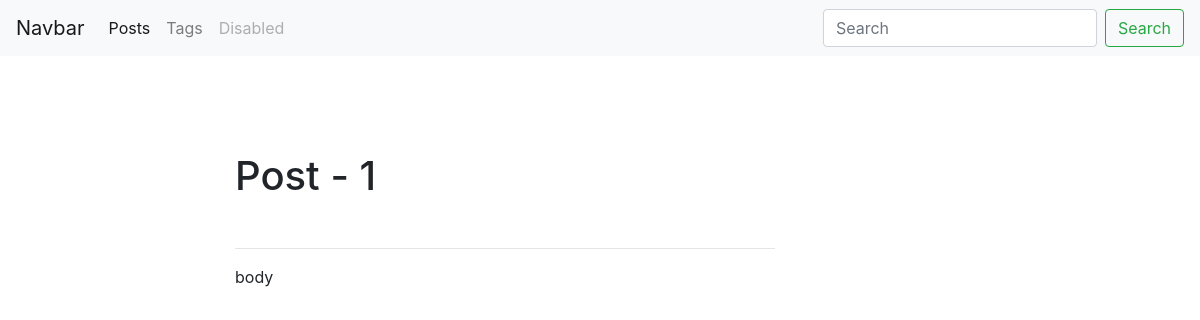
Before: /blog/post/post-1/ with the older database file.
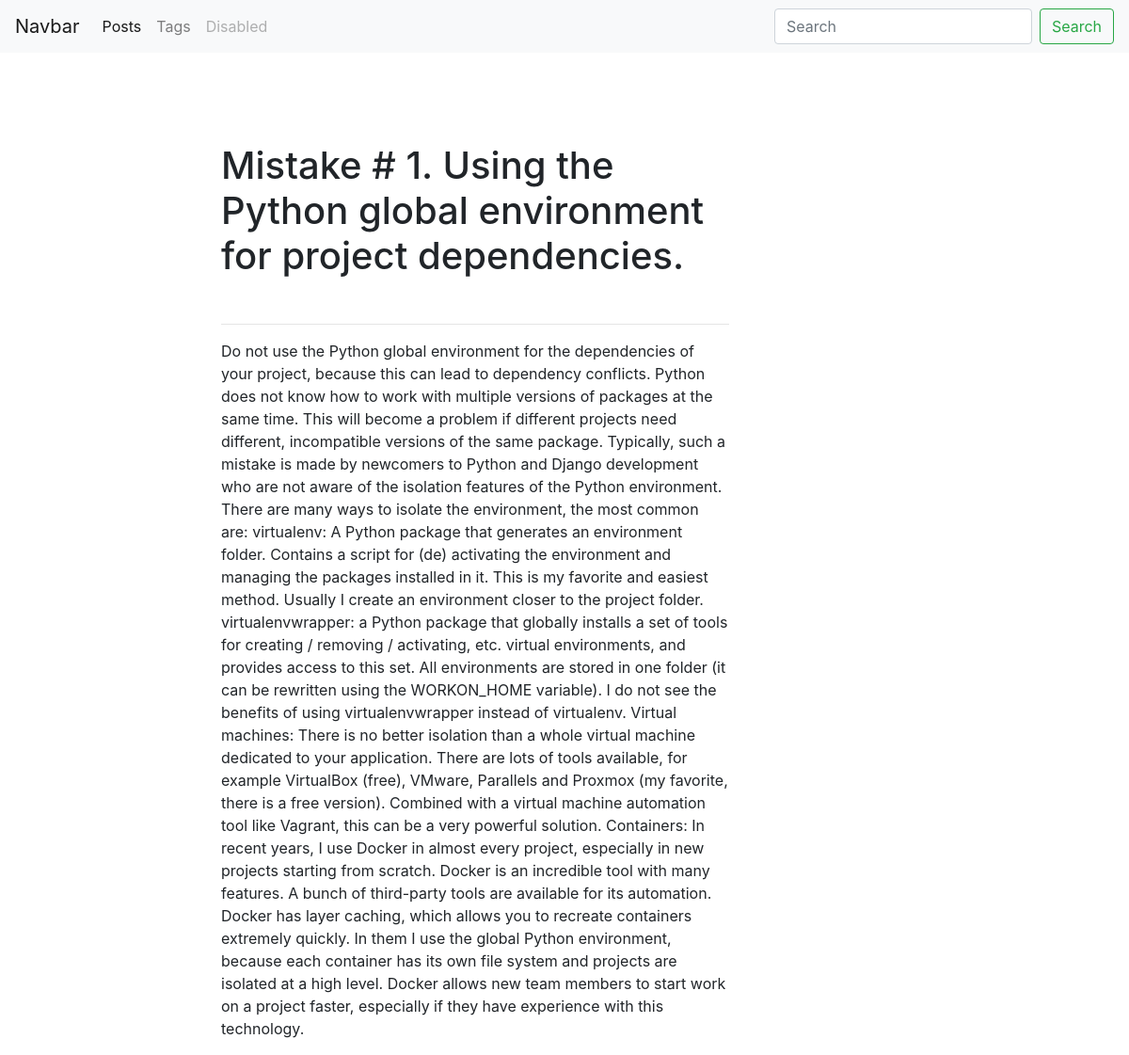
After: the same page with the newer database file.
### blog/models.py (models this page shows, shortened)
class Post(models.Model):
    title = models.CharField(max_length=150, db_index=True)
    slug = models.SlugField(max_length=150, blank=True, unique=True)
    body = models.TextField(blank=True, db_index=True)
    tags = models.ManyToManyField('Tag', blank=True, related_name='posts')
    date_pub = models.DateTimeField(auto_now_add=True)
    class Meta:
        ordering = ['-date_pub']

### blog/views.py (the view)
# urls.py: path('post/<str:slug>/', PostDetail.as_view(), name="post_detail_url"),
class PostDetail(ObjectDetailMixin, View):
    model = Post
    template = 'blog/post_detail.html'

### blog/utils.py (called while the page is built)
    def get(self, request, slug):
        obj = get_object_or_404(self.model, slug=slug)
        return render(request, self.template, context={self.model.__name__.lower(): obj, 'admin_object': obj, 'detail': True})

### blog/templates/blog/post_detail.html (shortened to what this page needs)
{% extends 'blog/base_blog.html' %}
{% block content %}
      <h1 class="mt-5">
          {{ post.title }}
      </h1>
      <br>
      <hr>
      <p>
          {{ post.body }}
      </p>
{% endblock %}

Changed rows visible on the page:
changed Post: title "Post - 1" → "Mistake # 1. Using the Python global environment for project dependencies."; body "body" → "Do not use the Python global environment for the dependencies of your project, because this can lead to dependency conflicts. Python does not know how to work with multiple versions of packages at the same time. This will become a problem if different projects need different, incompatible versions of the same package. Typically, such a mistake is made by newcomers to Python and Django development who are not aware of the isolation features of the Python environment. There are many ways to isolate the environment, the most common are: virtualenv: A Python package that generates an environment folder. Contains a script for (de) activating the environment and managing the packages installed in…"
